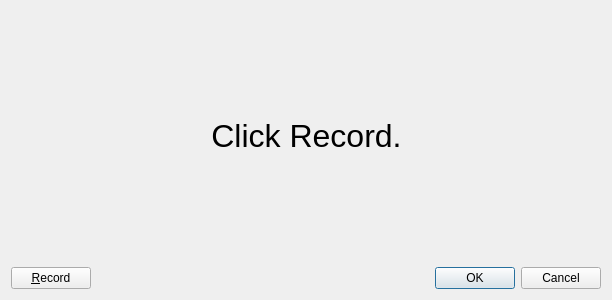
<?xml version="1.0" encoding="UTF-8"?>
<ui version="4.0">
 <class>MIDIPadsDialog</class>
 <widget class="QDialog" name="MIDIPadsDialog">
  <property name="geometry">
   <rect>
    <x>0</x>
    <y>0</y>
    <width>612</width>
    <height>300</height>
   </rect>
  </property>
  <property name="windowTitle">
   <string>Configure Pads</string>
  </property>
  <layout class="QVBoxLayout" name="verticalLayout">
   <item>
    <spacer name="verticalSpacer_2">
     <property name="orientation">
      <enum>Qt::Orientation::Vertical</enum>
     </property>
     <property name="sizeHint" stdset="0">
      <size>
       <width>20</width>
       <height>95</height>
      </size>
     </property>
    </spacer>
   </item>
   <item>
    <layout class="QHBoxLayout" name="horizontalLayout">
     <item>
      <spacer name="horizontalSpacer_2">
       <property name="orientation">
        <enum>Qt::Orientation::Horizontal</enum>
       </property>
       <property name="sizeHint" stdset="0">
        <size>
         <width>40</width>
         <height>20</height>
        </size>
       </property>
      </spacer>
     </item>
     <item>
      <widget class="QLabel" name="label">
       <property name="font">
        <font>
         <pointsize>24</pointsize>
        </font>
       </property>
       <property name="text">
        <string>Click Record.</string>
       </property>
       <property name="alignment">
        <set>Qt::AlignmentFlag::AlignCenter</set>
       </property>
      </widget>
     </item>
     <item>
      <spacer name="horizontalSpacer_3">
       <property name="orientation">
        <enum>Qt::Orientation::Horizontal</enum>
       </property>
       <property name="sizeHint" stdset="0">
        <size>
         <width>40</width>
         <height>20</height>
        </size>
       </property>
      </spacer>
     </item>
    </layout>
   </item>
   <item>
    <spacer name="verticalSpacer">
     <property name="orientation">
      <enum>Qt::Orientation::Vertical</enum>
     </property>
     <property name="sizeHint" stdset="0">
      <size>
       <width>20</width>
       <height>94</height>
      </size>
     </property>
    </spacer>
   </item>
   <item>
    <layout class="QHBoxLayout" name="horizontalLayout_2">
     <item>
      <widget class="QPushButton" name="recordButton">
       <property name="text">
        <string>&amp;Record</string>
       </property>
      </widget>
     </item>
     <item>
      <spacer name="horizontalSpacer">
       <property name="orientation">
        <enum>Qt::Orientation::Horizontal</enum>
       </property>
       <property name="sizeHint" stdset="0">
        <size>
         <width>40</width>
         <height>20</height>
        </size>
       </property>
      </spacer>
     </item>
     <item>
      <widget class="QDialogButtonBox" name="buttonBox">
       <property name="orientation">
        <enum>Qt::Orientation::Horizontal</enum>
       </property>
       <property name="standardButtons">
        <set>QDialogButtonBox::StandardButton::Cancel|QDialogButtonBox::StandardButton::Ok</set>
       </property>
      </widget>
     </item>
    </layout>
   </item>
  </layout>
 </widget>
 <resources/>
 <connections>
  <connection>
   <sender>buttonBox</sender>
   <signal>accepted()</signal>
   <receiver>MIDIPadsDialog</receiver>
   <slot>accept()</slot>
   <hints>
    <hint type="sourcelabel">
     <x>248</x>
     <y>254</y>
    </hint>
    <hint type="destinationlabel">
     <x>157</x>
     <y>274</y>
    </hint>
   </hints>
  </connection>
  <connection>
   <sender>buttonBox</sender>
   <signal>rejected()</signal>
   <receiver>MIDIPadsDialog</receiver>
   <slot>reject()</slot>
   <hints>
    <hint type="sourcelabel">
     <x>316</x>
     <y>260</y>
    </hint>
    <hint type="destinationlabel">
     <x>286</x>
     <y>274</y>
    </hint>
   </hints>
  </connection>
 </connections>
</ui>
